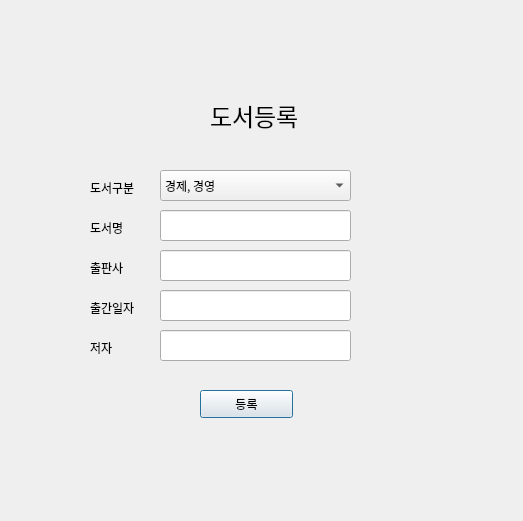
<?xml version="1.0" encoding="UTF-8"?>
<ui version="4.0">
 <class>Dialog</class>
 <widget class="QDialog" name="Dialog">
  <property name="geometry">
   <rect>
    <x>0</x>
    <y>0</y>
    <width>523</width>
    <height>521</height>
   </rect>
  </property>
  <property name="windowTitle">
   <string>Dialog</string>
  </property>
  <widget class="QLineEdit" name="lineEdit">
   <property name="geometry">
    <rect>
     <x>160</x>
     <y>210</y>
     <width>191</width>
     <height>31</height>
    </rect>
   </property>
   <property name="font">
    <font>
     <family>나눔고딕</family>
    </font>
   </property>
  </widget>
  <widget class="QLabel" name="label">
   <property name="geometry">
    <rect>
     <x>210</x>
     <y>100</y>
     <width>101</width>
     <height>31</height>
    </rect>
   </property>
   <property name="font">
    <font>
     <family>메이플스토리</family>
     <pointsize>18</pointsize>
    </font>
   </property>
   <property name="text">
    <string>도서등록</string>
   </property>
  </widget>
  <widget class="QLabel" name="label_2">
   <property name="geometry">
    <rect>
     <x>90</x>
     <y>220</y>
     <width>64</width>
     <height>15</height>
    </rect>
   </property>
   <property name="font">
    <font>
     <family>나눔고딕</family>
    </font>
   </property>
   <property name="text">
    <string>도서명</string>
   </property>
  </widget>
  <widget class="QLabel" name="label_27">
   <property name="geometry">
    <rect>
     <x>170</x>
     <y>100</y>
     <width>32</width>
     <height>32</height>
    </rect>
   </property>
   <property name="font">
    <font>
     <family>나눔고딕</family>
    </font>
   </property>
   <property name="text">
    <string/>
   </property>
   <property name="pixmap">
    <pixmap>image/open-book.png</pixmap>
   </property>
   <property name="scaledContents">
    <bool>true</bool>
   </property>
  </widget>
  <widget class="QLabel" name="label_4">
   <property name="geometry">
    <rect>
     <x>90</x>
     <y>260</y>
     <width>64</width>
     <height>15</height>
    </rect>
   </property>
   <property name="font">
    <font>
     <family>나눔고딕</family>
    </font>
   </property>
   <property name="text">
    <string>출판사</string>
   </property>
  </widget>
  <widget class="QLineEdit" name="lineEdit_3">
   <property name="geometry">
    <rect>
     <x>160</x>
     <y>250</y>
     <width>191</width>
     <height>31</height>
    </rect>
   </property>
   <property name="font">
    <font>
     <family>나눔고딕</family>
    </font>
   </property>
  </widget>
  <widget class="QLabel" name="label_5">
   <property name="geometry">
    <rect>
     <x>90</x>
     <y>300</y>
     <width>64</width>
     <height>15</height>
    </rect>
   </property>
   <property name="font">
    <font>
     <family>나눔고딕</family>
    </font>
   </property>
   <property name="text">
    <string>출간일자</string>
   </property>
  </widget>
  <widget class="QLineEdit" name="lineEdit_4">
   <property name="geometry">
    <rect>
     <x>160</x>
     <y>290</y>
     <width>191</width>
     <height>31</height>
    </rect>
   </property>
   <property name="font">
    <font>
     <family>나눔고딕</family>
    </font>
   </property>
  </widget>
  <widget class="QPushButton" name="pushButton">
   <property name="geometry">
    <rect>
     <x>200</x>
     <y>390</y>
     <width>93</width>
     <height>28</height>
    </rect>
   </property>
   <property name="font">
    <font>
     <family>나눔고딕</family>
    </font>
   </property>
   <property name="text">
    <string>등록</string>
   </property>
  </widget>
  <widget class="QLabel" name="label_8">
   <property name="geometry">
    <rect>
     <x>90</x>
     <y>180</y>
     <width>64</width>
     <height>15</height>
    </rect>
   </property>
   <property name="font">
    <font>
     <family>나눔고딕</family>
    </font>
   </property>
   <property name="text">
    <string>도서구분</string>
   </property>
  </widget>
  <widget class="QComboBox" name="comboBox">
   <property name="geometry">
    <rect>
     <x>160</x>
     <y>170</y>
     <width>191</width>
     <height>31</height>
    </rect>
   </property>
   <property name="font">
    <font>
     <family>나눔고딕</family>
    </font>
   </property>
   <item>
    <property name="text">
     <string>경제, 경영</string>
    </property>
   </item>
   <item>
    <property name="text">
     <string>여행</string>
    </property>
   </item>
   <item>
    <property name="text">
     <string>소설</string>
    </property>
   </item>
   <item>
    <property name="text">
     <string>기타</string>
    </property>
   </item>
  </widget>
  <widget class="QLineEdit" name="lineEdit_2">
   <property name="geometry">
    <rect>
     <x>160</x>
     <y>330</y>
     <width>191</width>
     <height>31</height>
    </rect>
   </property>
   <property name="font">
    <font>
     <family>나눔고딕</family>
    </font>
   </property>
  </widget>
  <widget class="QLabel" name="label_3">
   <property name="geometry">
    <rect>
     <x>90</x>
     <y>340</y>
     <width>64</width>
     <height>15</height>
    </rect>
   </property>
   <property name="font">
    <font>
     <family>나눔고딕</family>
    </font>
   </property>
   <property name="text">
    <string>저자</string>
   </property>
  </widget>
 </widget>
 <resources/>
 <connections/>
</ui>
